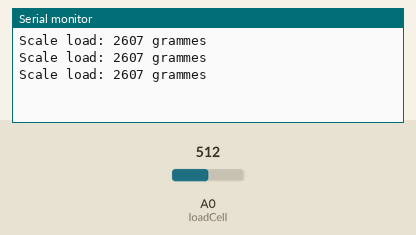
The sketch below on a simulated Arduino Uno, built with avr-gcc and run on an emulated ATmega328P. On the bench: the last lines printed to the serial monitor. The test bench sets the inputs (shaded band); at power-on: A0 (loadCell) = 512.

Above: at 1.2 s.
1.3 s: A0 (loadCell) set to 716
At 1.9 s:
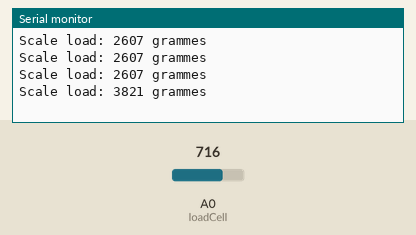
2.8 s: A0 (loadCell) set to 900
At 3.4 s:
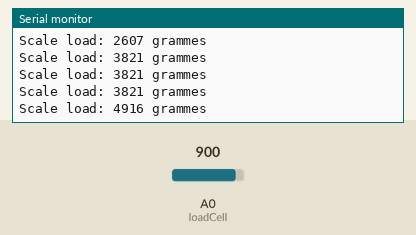
Timing chart, 0 to 5.8 s (numbered marks = the images above; inputs shaded):
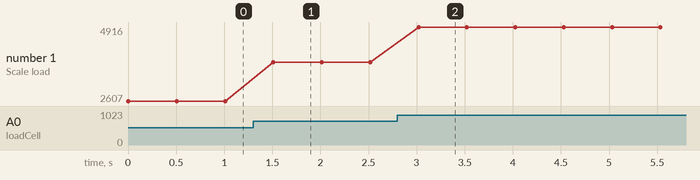

The sketch:

LoadCell_INA125p.ino
```cpp
// (licence header left out)
#define loadCell  A0 // Arduino analog pin to read
#define LoadSamples 20 //define the samples to average readings
int samples[LoadSamples];


// LOAD CELL CALIBRATION
static long loadLow = 0; // measured low end load in grammes from good scales
static int analogLow = 74; // [82] analog reading from load cell for low end test load

// High end of the test load values
static long loadHigh = 1000; // [5091] measured high end load in grammes from good scales
static int analogHigh = 242; // [1022] analog reading from load cell for high end test load

void setup()
{
    Serial.begin(9600);  // Set a slower boadrate for calibration
}

void loop()
{
  int i;
  float LoadAverage;
  for(i=0;i<LoadSamples;i++)
  {
    samples[i] = analogRead(loadCell);
  }
  LoadAverage=0;
  for(i=0;i<LoadSamples;i++)
  {
    LoadAverage += samples[i];
  }
  LoadAverage/=LoadSamples;
  // Convert analog value to load in grams
  int loadGrams = map(LoadAverage, analogLow, analogHigh, loadLow, loadHigh);
  int xy = loadGrams;//-(loadGrams*0.5/100);
  /*
  //debug option
  Serial.print("Analog pin value: ");
  Serial.println(analogValue);
  Serial.print("Smoothed analog value: ");
  Serial.println(analogSamplesLoadAverage);*/
  Serial.print("Scale load: ");
  Serial.print(xy);
  Serial.println(" grammes ");
  delay(500);
}
```

Measured:
- after the input at 1.3 s, the serial monitor: prints a new line after 0.21 s (image 1)
- after the input at 2.8 s, the serial monitor: prints a new line after 0.22 s (image 2)
- plotted number 1: 2607 → 3821 after the input at 1.3 s, 3821 → 4916 after the input at 2.8 s
